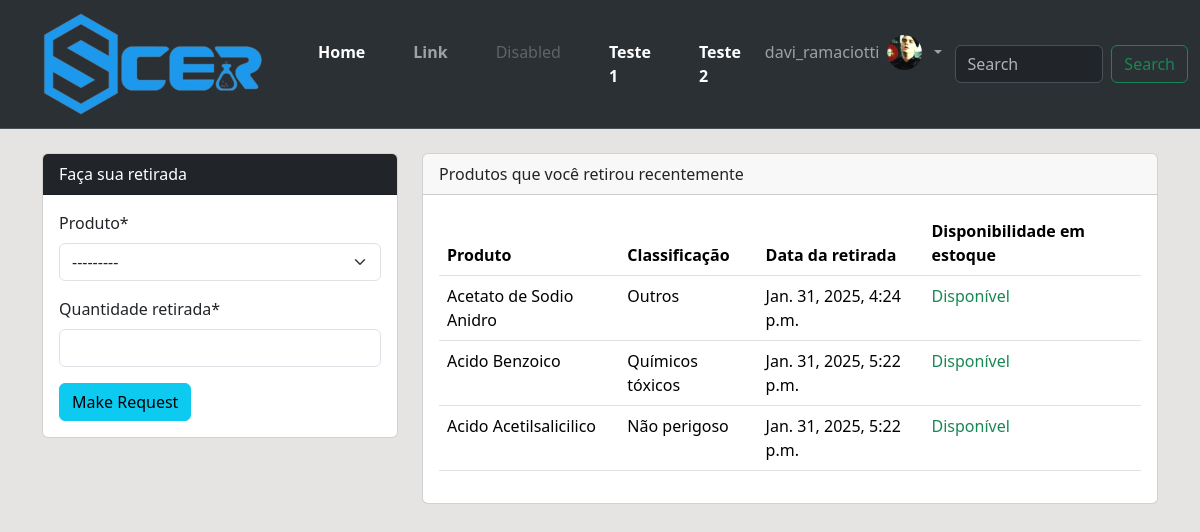
Page /estatisticas/ (signed in) on the committed database.
### user/models.py (models this page shows, shortened)
class Profile(models.Model):
    staff = models.OneToOneField(User, on_delete=models.CASCADE, null=True)
    address = models.CharField(max_length=200, null=True)
    phone = models.CharField(max_length=20, null=True)
    image = models.ImageField(default='avatar.jpg', upload_to='profile_images')

### estatisticas/models.py (models this page shows, shortened)
class Retirada(models.Model):
    produto = models.ForeignKey(Produto, on_delete=models.CASCADE, null=True)
    staff = models.ForeignKey(User, models.CASCADE, null=True)
    quantidade_retirada = models.DecimalField(max_digits=19, decimal_places=4, null=True)
    data = models.DateTimeField(auto_now_add=True)

class Produto(models.Model):
    nome = models.CharField(max_length=200, null=True)
    classificacao = models.CharField(max_length=200, choices=CLASSIFICACAO , null=True)
    quantidade = models.DecimalField(max_digits=19, decimal_places=4, null=True)
    def __str__(self):
        return f'{self.nome}'

### estatisticas/views.py (the view)
# urls.py: path('estatisticas/', views.index, name="estatisticas-index"),
@login_required(login_url='user-login', ) # está configurado nas settings > login_url.
def index(request):
    retiradas = Retirada.objects.all()
    if request.method == "POST":
        form = RetiradaForm(request.POST)
        if form.is_valid():
            instance = form.save(commit=False) # Não se salva o formulario imediatamente para que seja possivel adicionar o usuario
            instance.staff = request.user   # Adiciona-se o usuário às informações do formulario aqui
            instance.save()     #Agora sim, pode-se salvar.
            return redirect('estatisticas-index')
    else:
        form = RetiradaForm()
    context = {
        'retiradas':retiradas,
        'form': form,
    }
    return render(request, 'estatisticas/index.html', context)

### estatisticas/forms.py
class RetiradaForm(forms.ModelForm):
    class Meta:
        model = Retirada
        fields = ['produto', 'quantidade_retirada']

### templates/estatisticas/index.html (shortened to what this page needs)
{% extends 'partials/base.html' %}
{% load crispy_forms_tags %}
{% block content%}
{% if user.is_authenticated and user.is_staff %}
 {% include 'partials/topnav.html' %}
<div class="container">
    <div class="row my-5">
        <div class="col-md-6">
            <div class="bg-white">
                <canvas id="myChart1" width="400" height="300"></canvas>
                <script>
                    var ctx = document.getElementById('myChart1').getContext('2d');
                    var myChart1 = new Chart(ctx, {
                        type: 'pie',
                        data: {
                            labels: ['Red', 'Blue', 'Yellow', 'Green', 'Purple', 'Orange'],
                            datasets: [{
                                label: 'Products',
                                data: [12, 19, 3, 5, 2, 3],
                                backgroundColor: [
                                    'rgba(255, 99, 132, 1)',
                                    'rgba(54, 162, 235, 1)',
                                    'rgba(255, 206, 86, 1)',
                                    'rgba(75, 192, 192, 1)',
                                    'rgba(153, 102, 255, 1)',
                                    'rgba(255, 159, 64, 1)'
                                ],
                                borderColor: [
                                    'rgba(255, 99, 132, 1)',
                                    'rgba(54, 162, 235, 1)',
                                    'rgba(255, 206, 86, 1)',
                                    'rgba(75, 192, 192, 1)',
                                    'rgba(153, 102, 255, 1)',
                                    'rgba(255, 159, 64, 1)'
                                ],
                                borderWidth: 1
                            }]
                        },
                        options: {
                            scales: {
                                yAxes: [{
                                    ticks: {
                                        beginAtZero: true
                                    }
                                }]
                            }
                        }
                    });
                </script>
            </div>
        </div>
        <div class="col-md-6">
            <div class="bg-white">
                <canvas id="myChart" width="400" height="300"></canvas>
                <script>
                    var ctx = document.getElementById('myChart').getContext('2d');
                    var myChart = new Chart(ctx, {
                        type: 'bar',
                        data: {
                            labels: ['Red', 'Blue', 'Yellow', 'Green', 'Purple', 'Orange'],
                            datasets: [{
                                label: 'Products',
                                data: [12, 19, 3, 5, 2, 3],
                                backgroundColor: [
                                    'rgba(255, 99, 132, 1)',
                                    'rgba(54, 162, 235, 1)',
                                    'rgba(255, 206, 86, 1)',
                                    'rgba(75, 192, 192, 1)',
                                    'rgba(153, 102, 255, 1)',
                                    'rgba(255, 159, 64, 1)'
                                ],
                                borderColor: [
                                    'rgba(255, 99, 132, 1)',
                                    'rgba(54, 162, 235, 1)',
                                    'rgba(255, 206, 86, 1)',
                                    'rgba(75, 192, 192, 1)',
                                    'rgba(153, 102, 255, 1)',
                                    'rgba(255, 159, 64, 1)'
                                ],
                                borderWidth: 1
                            }]
                        },
                        options: {
                            scales: {
                                yAxes: [{
                                    ticks: {
                                        beginAtZero: true
                                    }
                                }]
                            }
                        }
                    });
                </script>
            </div>
        </div>
    </div>
</div>
{% else %}
{% include 'estatisticas/staff_index.html' %}
{% endif %}
{% endblock %}

### templates/partials/navbar.html (shortened to what this page needs)
{% load static %}
<nav class="navbar navbar-expand-lg bg-body-tertiary bg-dark border-bottom border-body" data-bs-theme="dark">
  <div class="container-fluid">
      <a class="navbar-brand" href="{% url 'estatisticas-index' %}">
        <img src="{% static '/scerlogopequeno.png' %}" />
      </a>
      <div class="collapse navbar-collapse" id="navbarSupportedContent">
        <ul class="navbar-nav me-auto mb-2 mb-lg-0 ">
            {% if user.is_authenticated %}
                <li class="nav-item me-3">
                  <a class="nav-link active fw-bold" href="{% url 'estatisticas-index' %}">Home</a>
                </li>
                <li class="nav-item me-3">
                    <a class="nav-link fw-bold" href="#">Link</a>
                </li>
                <li class="nav-item me-3">
                    <a class="nav-link disabled" aria-disabled="true">Disabled</a>
                </li>
                <li class="nav-item me-3">
                    <a class="nav-link active fw-bold" href="#">Teste 1</a>
                </li>
                <li class="nav-item me-3">
                    <a class="nav-link active fw-bold" href="#">Teste 2</a>
                </li>
            {% endif %}
                <li class="nav-item dropdown">
                      {% if user.is_authenticated %}
                          <a class="nav-link dropdown-toggle d-flex align-items-center gap-2 p-0" href="#" role="button" data-bs-toggle="dropdown" aria-expanded="false" style="line-height: 40px;">
                              {{ user.username }}
                              <img class="rounded-circle" src="{{ user.profile.image.url }}" alt=""
                              style="width: 35px; height: 35px; object-fit: cover;">
                          </a>
                      {% else %}
                          <a class="nav-link dropdown-toggle d-flex align-items-center gap-2 p-0" href="#" role="button" data-bs-toggle="dropdown" aria-expanded="false" style="line-height: 40px;">
                          Entre no sistema
                          </a>
                      {% endif %}
                </li>
        </ul>
        {% if user.is_authenticated %}
          <form class="d-flex" role="search">
            <input class="form-control me-2" type="search" placeholder="Search" aria-label="Search">
            <button class="btn btn-outline-success" type="submit">Search</button>
          </form>
        {% endif %}
      </div>
  </div>
</nav>

### templates/estatisticas/staff_index.html (shortened to what this page needs)
{% load crispy_forms_tags %}
<div class="container">
    <div class="row mt-4">
        <div class="col-md-4">
            <div class="card">
                <div class="card-header bg-dark text-white">
                    Faça sua retirada
                </div>
                <div class="card-body ">
                    <form method="POST">
                        {{ form|crispy }}
                        <input class="btn btn-info btn-block" type="submit" value="Make Request">
                    </form>
                </div>
            </div>
        </div>
        <div class="col-md-8">
            <div class="card">
                <div class="card-header">
                    Produtos que você retirou recentemente
                </div>
                <div class="card-body">
                    <table class="table bg-white">
                        <thead class="bg-info bg-dark text-white">
                            <tr>
                                <th scope="col">Produto</th>
                                <th scope="col">Classificação</th>
                                <th scope="col">Data da retirada</th>
                                <th scope="col">Disponibilidade em estoque</th>
                            </tr>
                        </thead>
                        <tbody>
                            {% for retirada in retiradas %}
                            {% if retirada.staff == user%}
                            <tr>
                                <td> {{retirada.produto}} </td>
                                <td> {{retirada.produto.classificacao}} </td>
                                <td> {{retirada.data}} </td>
                                <td>
                                    {% if retirada.quantidade_retirada != 0 %}
                                    <p class="text-success">Disponível</p>
                                    {% else %}
                                    <p class="text-danger"> Indisponível </p>
                                    {% endif %}
                                </td>
                            </tr>
                            {% endif %}
                            {% endfor %}
                        </tbody>
                    </table>
                </div>
            </div>
        </div>
    </div>
</div>

### static/style.css (style rules this page uses)
body { background: rgb(230, 227, 227); }

### rows in the picture
Retirada: produto "Acetato de Sodio Anidro", produto.classificacao "Outros", data "Jan. 31, 2025, 4:24 p.m.", quantidade_retirada "Disponível"
Retirada: produto "Acido Benzoico", produto.classificacao "Químicos tóxicos", data "Jan. 31, 2025, 5:22 p.m.", quantidade_retirada "Disponível"
Retirada: produto "Acido Acetilsalicilico", produto.classificacao "Não perigoso", data "Jan. 31, 2025, 5:22 p.m.", quantidade_retirada "Disponível"

### other values in the picture
{{ user.username }} "davi_ramaciotti"
